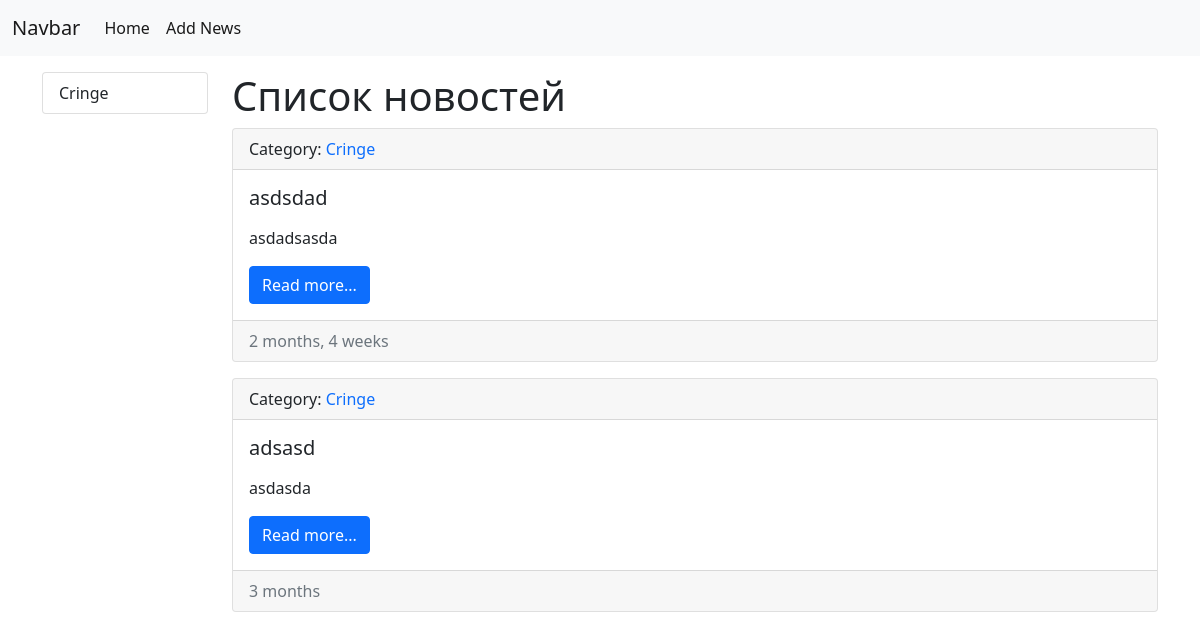
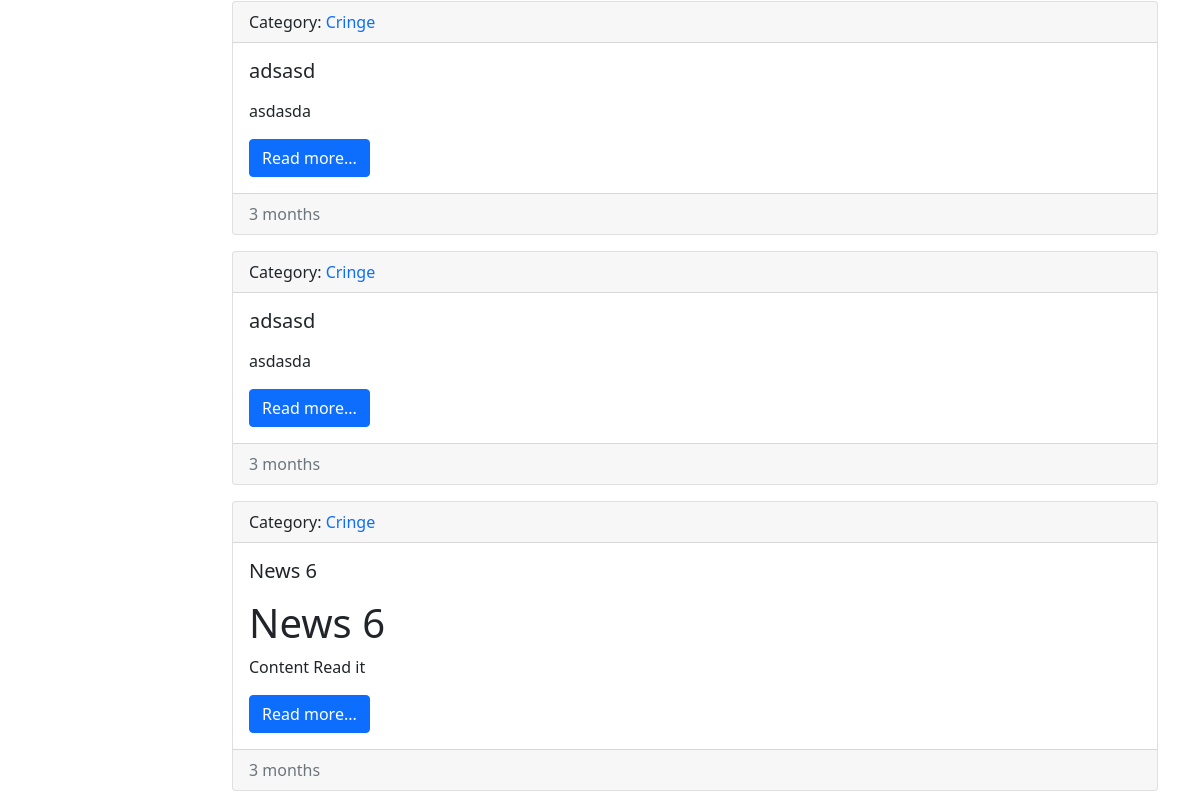
Before: /news/ (upper part) with the older database file (2 pictures, top to bottom).
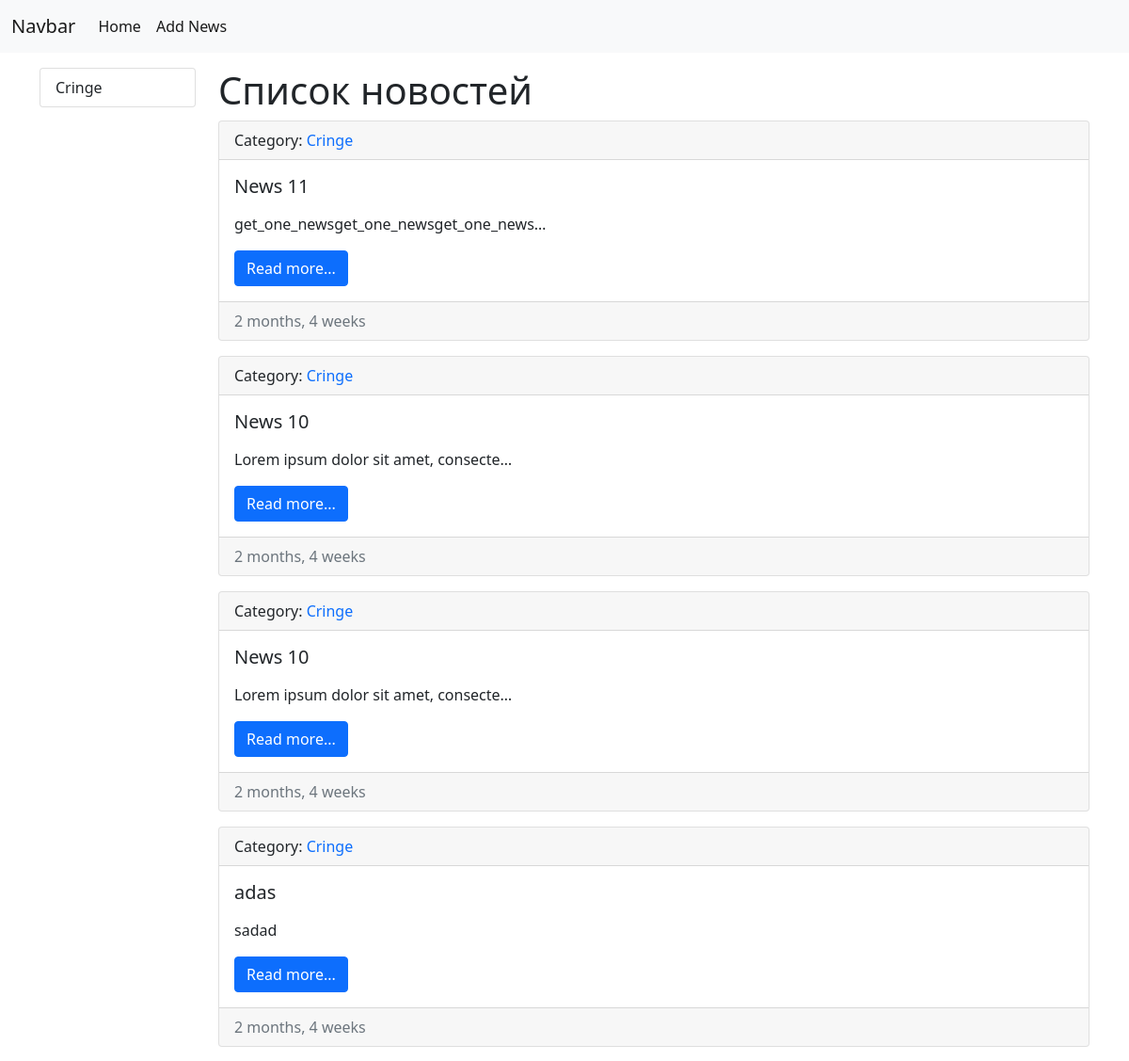
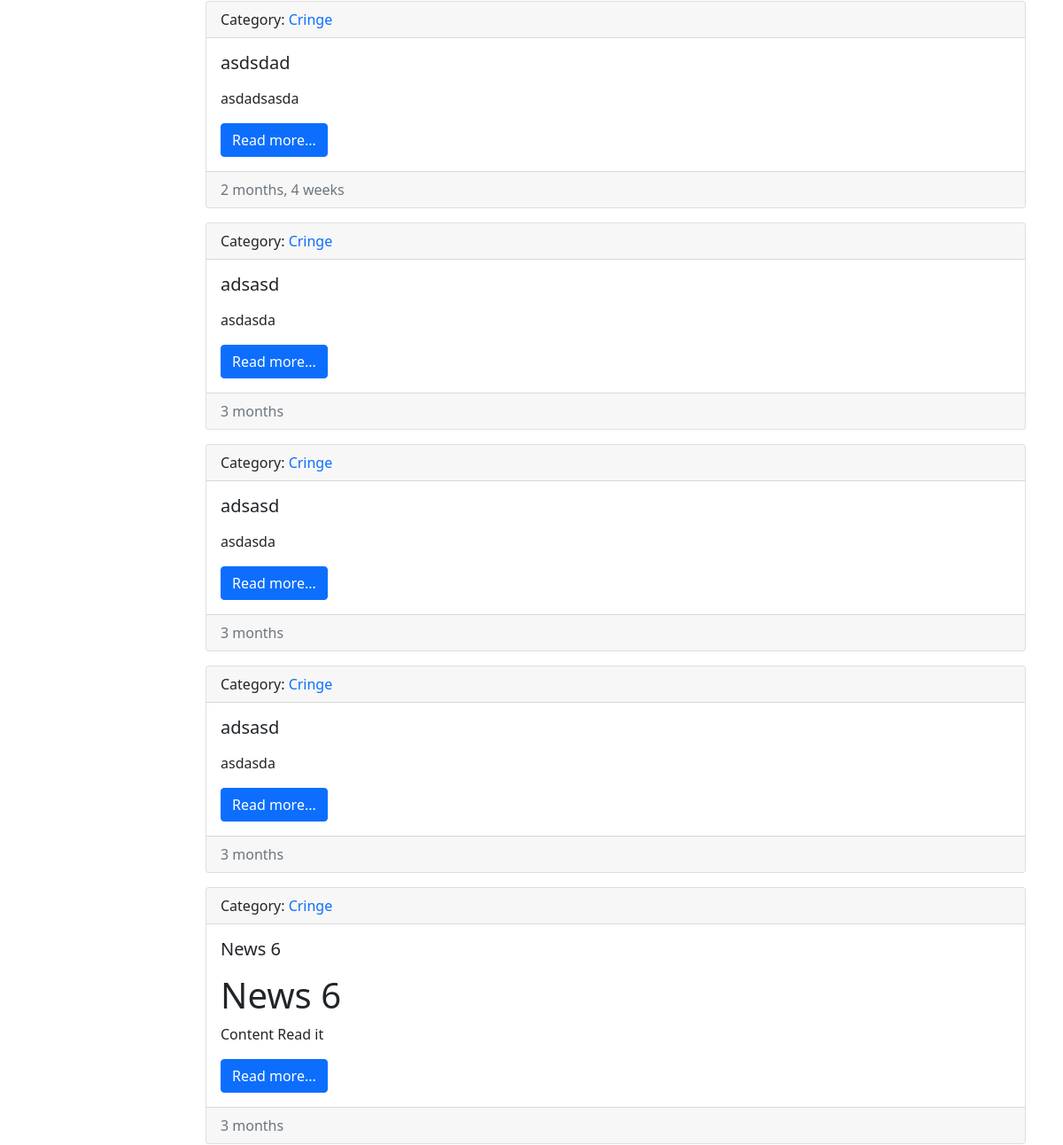
After: the same page with the newer database file (2 pictures, top to bottom).
### news/models.py (models this page shows, shortened)
class Category(models.Model):
    title = models.CharField(max_length=100, db_index=True, verbose_name="Category Name")
    def get_absolute_url(self):
        return reverse("category", kwargs={"id": self.pk})
    def __str__(self):
        return self.title
    class Meta:
        verbose_name = "Category"
        verbose_name_plural = "Categories"
        ordering = ['title']

class News(models.Model):
    title = models.CharField(max_length=150, verbose_name='Title')
    content = models.TextField(blank=True, verbose_name="Content")
    created_at = models.DateTimeField(auto_now_add=True, verbose_name="Time Created")
    updated_at = models.DateTimeField(auto_now=True, blank=True, verbose_name='Last Update')
    photo = models.ImageField(upload_to = 'photos/%Y/%m/%d/', verbose_name='Photo', blank=True)
    is_published = models.BooleanField(default=False, verbose_name="Publised")
    category = models.ForeignKey('Category', on_delete=models.CASCADE, null=True)
    def get_absolute_url(self):
        return reverse("get_one_news", kwargs={"news_id": self.pk})
    class Meta:
        verbose_name = "News"
        verbose_name_plural = "News"
        ordering = ['-created_at', 'title']

### news/views.py (the view)
# urls.py: path('', index, name='home'),
def index(request):
    news = News.objects.all()
    context = {
        'news': news,
        'title': "Список новостей",
    }
    return render(request, 'news/index.html', context)

### news/templatetags/news_tag.py (called while the page is built)
@register.simple_tag()
def get_category():
    return Category.objects.all()

### news/templates/news/index.html (shortened to what this page needs)
{% extends 'base.html' %}
{% block sidebar %}
    {% include "inc/_sidebar.html" %}
{% endblock sidebar %}
{% block content %}
    <div class="col-md-10 col-sm-7">
        <h1>{{ title }}</h1>
        {% for i in news %}
            <div class="card mb-3">
                <div class="card-header">Category: <a href=" {{i.category.get_absolute_url}} " class='text-decoration-none' >{{ i.category }}</a></div>
                <div class="card-body">
                    <h5 class="card-title">{{ i.title }}</h5>
                    <p class="card-text">
                        {{ i.content|safe|linebreaks|truncatechars:40 }}
                    </p>
                    <a href="{{ i.get_absolute_url }}" class="btn btn-primary">Read more...</a>
                </div>
                <div class="card-footer text-muted">{{ i.created_at|timesince }}</div>
            </div>
        {% endfor %}
    </div>
{% endblock content %}

### templates/base.html (shortened to what this page needs)
<!doctype html>
<html lang="en">
    <head>
        <link href="https://cdn.jsdelivr.net/npm/bootstrap@5.1.3/dist/css/bootstrap.min.css"
              rel="stylesheet"
>
    </head>
    <body>
        {% include "inc/_nav.html" %}
        <div class="container mt-3">
            <div class="row">
                {% block sidebar %}{% endblock sidebar %}
                {% block content %}{% endblock content %}
            </div>
        </div>
    </body>
</html>

### templates/inc/_nav.html (shortened to what this page needs)
<nav class="navbar navbar-expand-lg navbar-light bg-light">
    <div class="container-fluid">
        <a class="navbar-brand" href="#">Navbar</a>
        <div class="collapse navbar-collapse" id="navbarSupportedContent">
            <ul class="navbar-nav me-auto mb-2 mb-lg-0">
                <li class="nav-item">
                    <a class="nav-link active" aria-current="page" href="{% url 'home' %}">Home</a>
                </li>
                <li class="nav-item">
                    <a class="nav-link active" aria-current="page" href="{% url 'add_news' %}">Add News</a>
                </li>
            </ul>
        </div>
    </div>
</nav>

### templates/inc/_sidebar.html
{% load news_tag %}
<div class="col-md-2 col-sm-auto">
    <div class="list-group">
        {% get_category as categories%}
        {% for i in categories %}
        <a href="{{i.get_absolute_url}}" class="list-group-item list-group-item-action">{{i.title}}</a>
        {% endfor %}
    </div>
</div>

Changed rows visible on the page:
added News: category "Cringe", title "News 11", content "get_one_newsget_one_newsget_one_news…", created_at "2 months, 4 weeks"
added News: category "Cringe", title "News 10", content "Lorem ipsum dolor sit amet, consecte…", created_at "2 months, 4 weeks"
added News: category "Cringe", title "News 10", content "Lorem ipsum dolor sit amet, consecte…", created_at "2 months, 4 weeks"
added News: category "Cringe", title "adas", content "sadad", created_at "2 months, 4 weeks"
